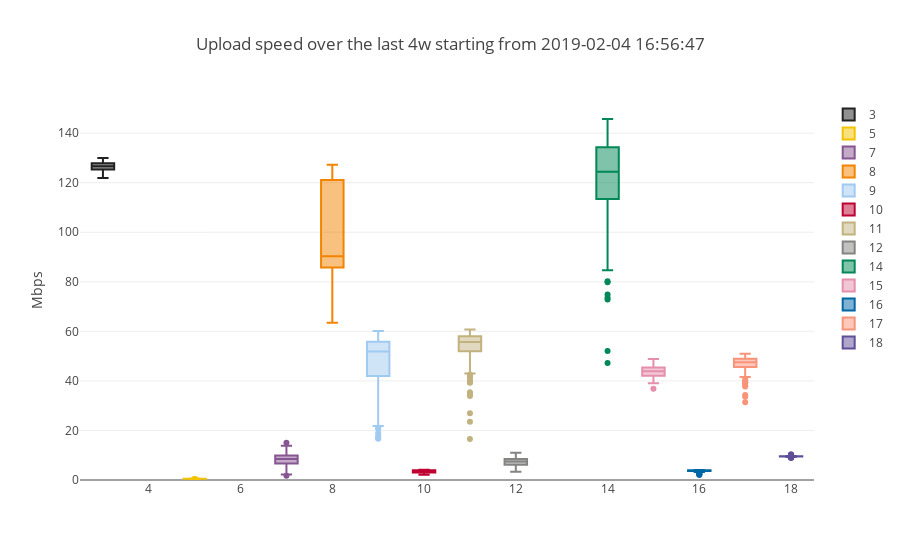

Notebook code for this chart:
### Code cell
simple_boxplot(dataframe=upload_df,plot_value='UPLOAD',sort_value='SK_PI',
               title="Upload speed over the last "+time_interval+ " starting from "+ starting_point, 
               ytitle="Mbps")
